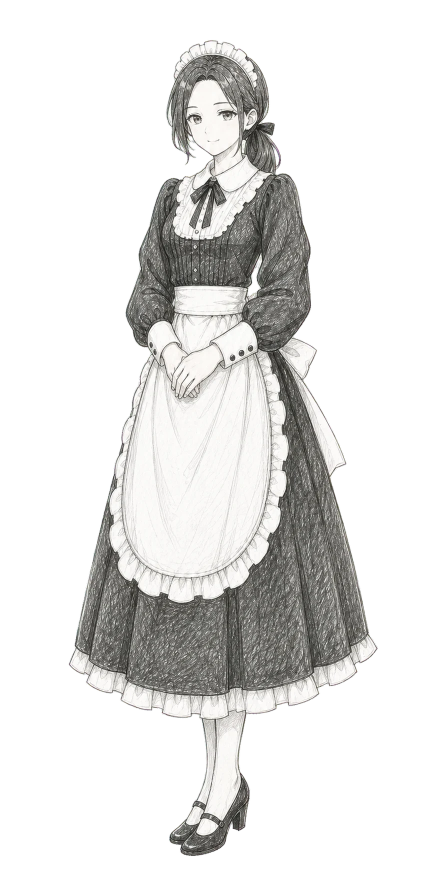
#> input picture packages/characters/kanae/portrait.webp, 864 x 1760 px (shown at 1/2 size)
$ python remove-background.py --input ../kanae/portrait.webp --out out.png
#> lines starting #> are read from the running program, lines starting #| are printed output that depends on the picture; after the words box and inside, x2 and y2 are one past the last pixel; in counts of white or black regions, pixels touching at a corner belong together
"""Lift a generated sprite off the flat white it was drawn on.

Two things have to happen and neither does the other's job.

**The outline** is flood-filled inward from the border. Thresholding cannot do
it: her socks measure 253,253,253 against a 253,250,253 background, so no
colour rule can tell the two apart. Being outside her is what makes a pixel
background, not being white.

**The gaps she encloses** — under an arm on her hip, inside the crook of an
elbow, between her legs — the flood cannot reach, so they stay as flat white
patches that only show up once she is standing on a transparent window. Those
need a matte from something that knows a person from a background; pass one in
with `--matte` (BiRefNet's mask does the job). The two are combined by taking
whichever says transparent, so the flood keeps the crisp outer edge and its
freedom from halo while the matte opens the holes.

Without a matte only the outline is cut, which is fine for a pose with no gaps
in it and wrong for every other one — so pass one.
"""
import argparse
from collections import deque

import numpy as np
from PIL import Image, ImageFilter


def outline(art, tolerance=32):
    """Everything reachable from the border without crossing her."""
    px = np.asarray(art).astype(np.int16)
    h, w, _ = px.shape
    near = np.abs(px - px[0, 0]).max(axis=2) <= tolerance
    outside = np.zeros((h, w), bool)
    queue = deque()

    def enter(y, x):
        if near[y, x] and not outside[y, x]:
            outside[y, x] = True
            queue.append((y, x))

    for x in range(w):
        enter(0, x)
        enter(h - 1, x)
    for y in range(h):
        enter(y, 0)
        enter(y, w - 1)
    while queue:
        y, x = queue.popleft()
        for ny, nx in ((y + 1, x), (y - 1, x), (y, x + 1), (y, x - 1)):
            if 0 <= ny < h and 0 <= nx < w:
                enter(ny, nx)
    return ((~outside) * 255).astype(np.uint8)


def cut(path, out, matte=None, tolerance=32, feather=1.2):
#> called with path = '../kanae/portrait.webp', out = 'out.png', tolerance = 32, feather = 1.2
    art = Image.open(path).convert('RGB')
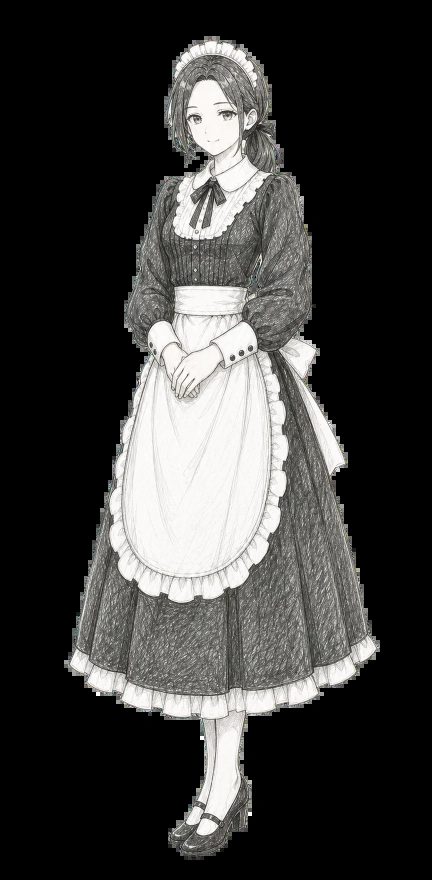
#> art: PIL image 864x1760 RGB (shown at 1/2 size); mean R, G, B 60.9, 60.5, 59.2
    alpha = Image.fromarray(outline(art, tolerance))
#> in outline, `near = np.abs(px - px[0, 0]).max(axis=2) <= tolerance`:
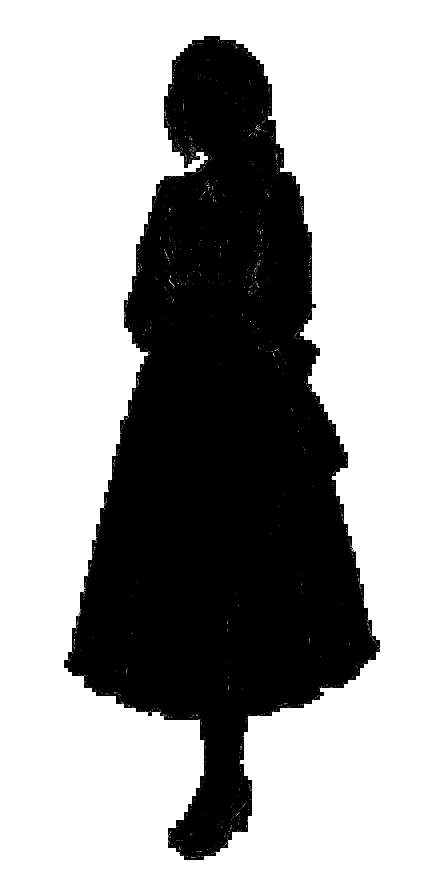
#> near: shape (1760, 864) bool (shown at 1/2 size); 63.8% white; 1 black region, box (x1, y1, x2, y2) and area: (128, 72, 760, 1720) 549908
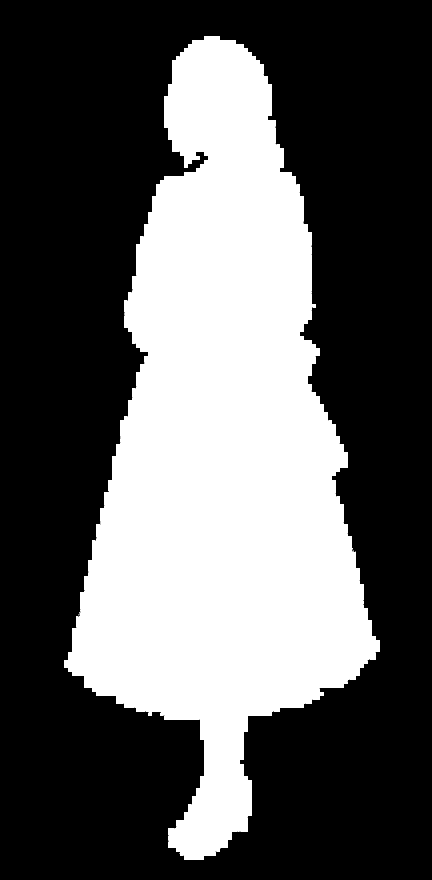
#> alpha: PIL image 864x1760 L (shown at 1/2 size); 36.3% white; 1 white region, box (x1, y1, x2, y2) and area: (128, 72, 760, 1720) 552420
    # What the flood leaves behind is a handful of stray pixels in the corners,
    # where the generated white drifts a shade off the corner it was measured
    # from. They are invisible, and they are also disastrous: the sprite is
    # scaled by its bounding box, so one speck in a corner makes her a head
    # shorter than she is in every other mood. Opening the mask — shrink, then
    # grow back — kills anything that thin and leaves her silhouette put.
    alpha = alpha.filter(ImageFilter.MinFilter(3)).filter(ImageFilter.MaxFilter(3))
#> alpha: PIL image 864x1760 L; 36.3% white; 1 white region, box (x1, y1, x2, y2) and area: (128, 72, 760, 1720) 552386
    if matte:
        held = Image.open(matte).convert('L').resize(art.size)
        alpha = Image.fromarray(np.minimum(np.asarray(alpha), np.asarray(held)))
    # A hard cut leaves a white rind along her hair and hem; softening the mask
    # by about a pixel is what stops that reading as an outline.
    alpha = alpha.filter(ImageFilter.GaussianBlur(feather))
    cutout = art.convert('RGBA')
    cutout.putalpha(alpha)
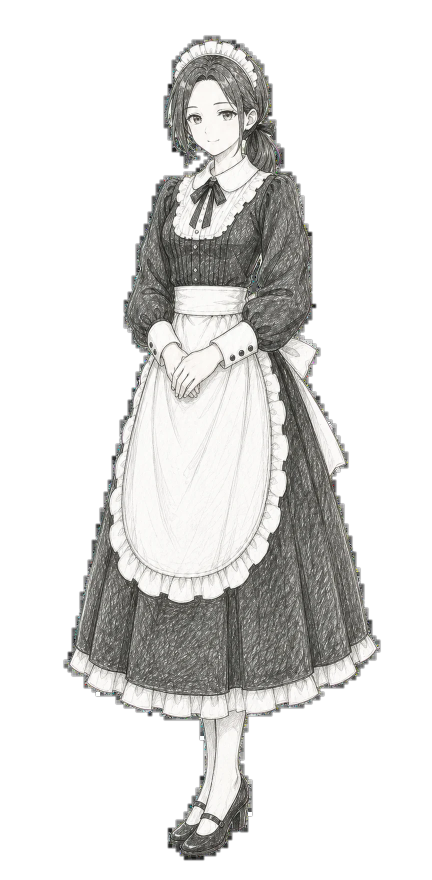
#> cutout: PIL image 864x1760 RGBA (shown at 1/2 size); mean R, G, B, A 60.9, 60.5, 59.2, 92.6; transparent parts drawn white
    cutout.save(out)
    return out


if __name__ == '__main__':
    parser = argparse.ArgumentParser()
    parser.add_argument('--input', required=True)
    parser.add_argument('--out', required=True)
    parser.add_argument('--matte', help='a person/background mask, white where she is')
    said = parser.parse_args()
    print(cut(said.input, said.out, said.matte))
